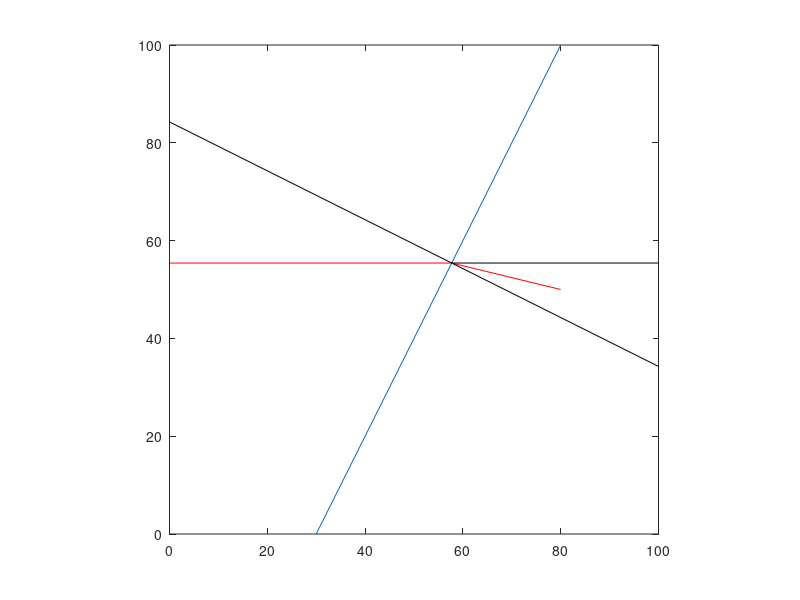

This chart was generated by the following MATLAB code:
% refraction_01.m
clear all
close all
clc

wL1 = 8; wL2 = 4;
k1 = 2*pi/wL1; k2 = 2*pi/wL2;


x1 = 30; y1 = 0; x2 = 80; y2 = 100;

t0 = atand((y2-y1)/(x2-x1));
t1 = 90 - t0;
t2 = asind((wL2/wL1)*sind(t1));

m1 = tand(t0);
b1 = y1 - m1 * x1;

xp = 80; yp = 50;

p2 = t1-t2;
m2 = -tand(p2);
b2 = yp - m2 * xp;

xc = (b2-b1)/(m1 - m2);
yc = m1 * xc + b1;

dx = xp - xc;
d2 = dx / cosd(p2);
d1 = xc;


% normal
mn = -1/m1;
bn = yc - mn * xc;
yn1 = bn;
yn2 = mn * 100 + bn;


figure(1)
set(gca,'XLim',[0 100]);
set(gca,'YLim',[0 100]);
plot([x1 x2], [y1 y2]);
hold on
plot([0 xc], [yc yc],'r');
plot([xc xp], [yc yp],'r');
plot([xc 100], [yc yc],'k');
plot([0 100], [yn1 yn2],'k');

axis square
